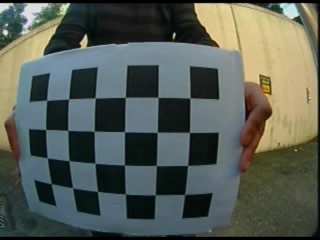
//> input picture opencv2_cameraCalibrate/chessboards/chessboard07.jpg, 320 x 240 px
$ ./main   (built with g++ and OpenCV 4)
//> lines starting //> are read from the running program, lines starting //| are printed output that depends on the picture; after the words box and inside, x2 and y2 are one past the last pixel; in counts of white or black regions, pixels touching at a corner belong together; pictures that were not available may be replaced by others from this repository, and a replacement may not be noted
### opencv2_cameraCalibrate/opencv2_cameraCalibrate/cameraCalibrate.h
#ifndef CAMERACALIBRATE_H
#define CAMERACALIBRATE_H
#include <iostream>
#include <opencv2/opencv.hpp>
using namespace cv;
using namespace std;
class camerCalibrate
{
public:
	camerCalibrate();
	~camerCalibrate();

private:

};

camerCalibrate::camerCalibrate()
{
}

camerCalibrate::~camerCalibrate()
{
}


#endif

### opencv2_cameraCalibrate/opencv2_cameraCalibrate/main.cpp
#include <iostream>
#include <opencv2/opencv.hpp>
#include <iomanip>
#include <opencv2/features2d/features2d.hpp>
#include "cameraCalibrate.h"
using namespace cv;
using namespace std;
int main()
{
	Mat image = imread("../chessboards/chessboard07.jpg");
//> image is the input picture: 240 rows x 320 cols, CV_8UC3; mean B, G, R 84.7, 92.9, 86.4
	vector<Point2f> imageCorners;
	Size boardSize(6, 4);
	bool found = findChessboardCorners(image, boardSize, imageCorners);
//> imageCorners = 24 Points (x, y), first 12: [46.67, 100.3], [68.55, 98.98], [95.21, 97.88], [125.3, 97.41], [158, 97.45], [190, 97.9], [45.64, 129.5], [67.7, 130.3], [94.21, 131.2], [124.5, 131.7], [157.2, 132.2], [189.4, 132.4]; found = true
	drawChessboardCorners(image, boardSize, imageCorners, found);
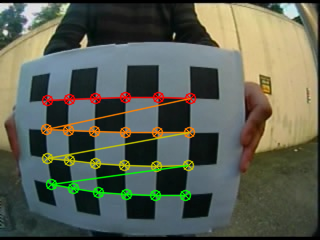
//> image: 240 rows x 320 cols, CV_8UC3; 6.32% of pixels changed, all inside (x1, y1, x2, y2) = (40, 91, 197, 202)
	imshow("image", image);

	namedWindow("Image");
	Mat Image;
	vector<string> filelist;
	for (int i = 1; i < 20; i++){
		stringstream str1;
		str1 << "../chessboards/chessboard" << setw(2) << setfill('0') << i << ".jpg";
		cout << str1.str() << endl;
		filelist.push_back(str1.str());
		Image = imread(str1.str(), 0);
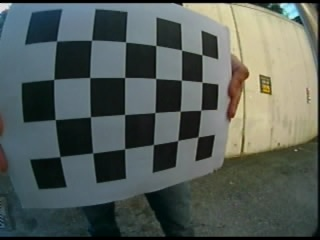
//> input picture opencv2_cameraCalibrate/chessboards/chessboard01.jpg, 320 x 240 px
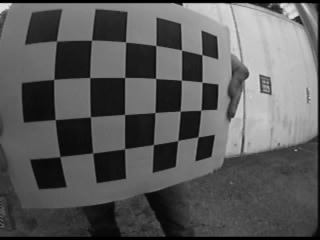
//> Image: 240 rows x 320 cols, CV_8UC1; min 0, max 231, mean 89.9
		imshow("Image", Image);
		waitKey(100);
	}
//> pass 2 of the loop `for (int i = 1; i < 20; i++)`:
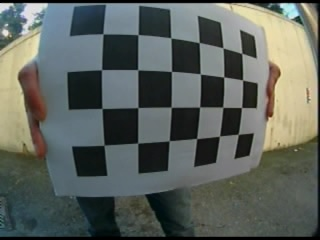
//> input picture opencv2_cameraCalibrate/chessboards/chessboard02.jpg, 320 x 240 px
//> `Image = imread(str1.str(), 0);`:
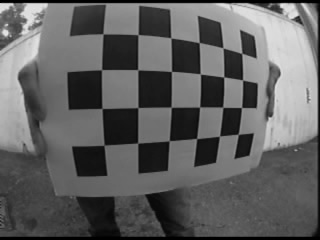
//> Image: 240 rows x 320 cols, CV_8UC1; min 0, max 232, mean 96.2
//> (the run ends here: the program stops with an error, at `imshow("Image", Image);`)
